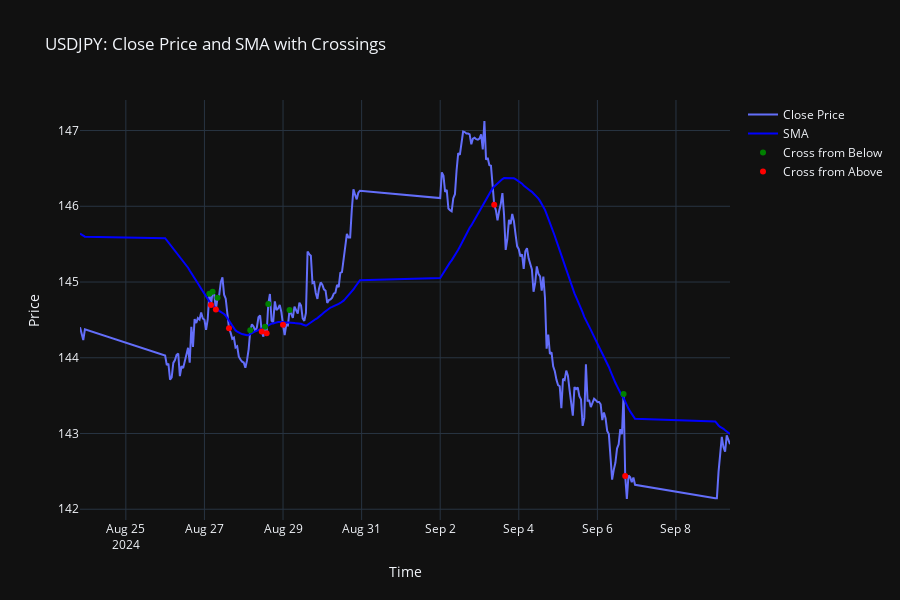
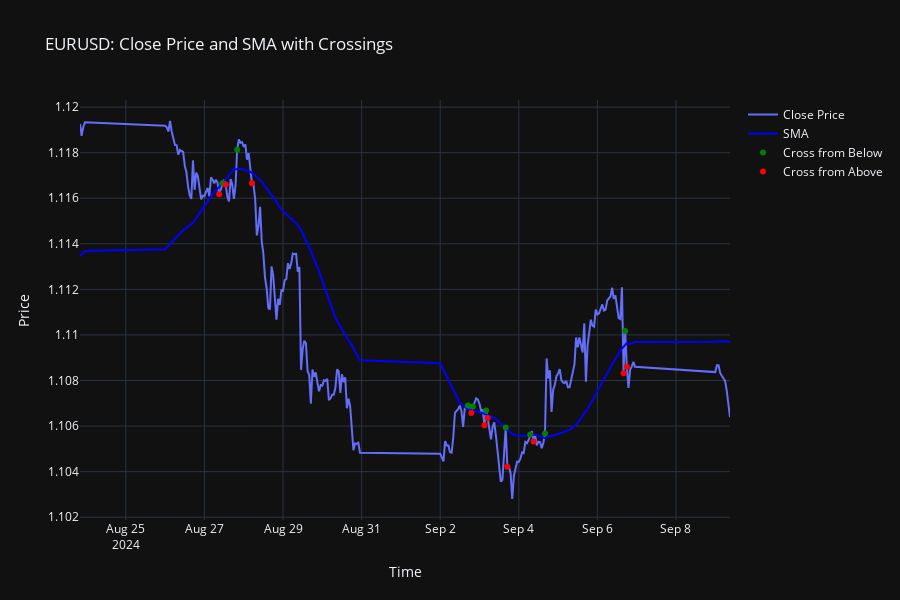
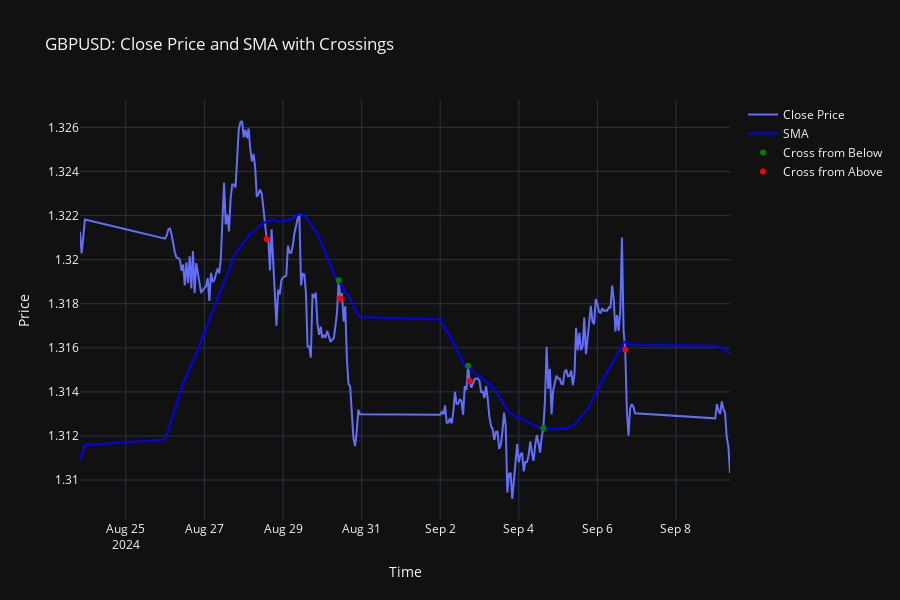
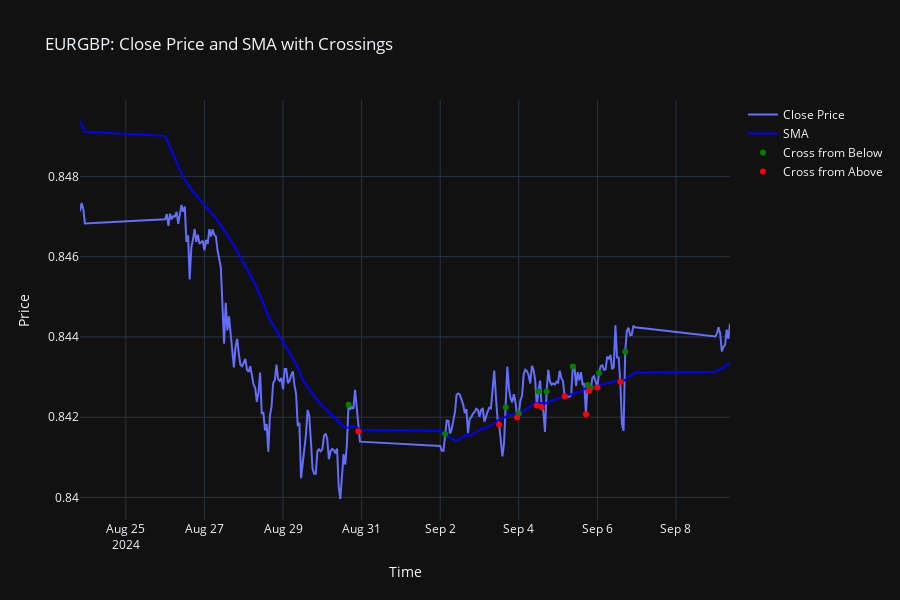

Notebook cell for these charts, in order:
### Code cell
for symbol, df in mtd.data.items():
    # Create lists to store the crossover points
    cross_from_below = []  # To store green dots (close crossing SMA from below)
    cross_from_above = []  # To store red dots (close crossing SMA from above)
    
    # Loop through the dataframe row by row to detect crossings
    for index in range(1, len(df)):
        prev_close_price = df.iloc[index - 1]['close']
        prev_sma = df.iloc[index - 1][f'sma-{TRIGGER_SMA_PERIOD}']
        close_price = df.iloc[index]['close']
        sma = df.iloc[index][f'sma-{TRIGGER_SMA_PERIOD}']

        # Detect crossings from below
        if prev_close_price < prev_sma and close_price > sma:
            cross_from_below.append((df.iloc[index]['time'], close_price))
        
        # Detect crossings from above
        elif prev_close_price > prev_sma and close_price < sma:
            cross_from_above.append((df.iloc[index]['time'], close_price))
    
    # Plotting the lines for close price and SMA
    fig = go.Figure()

    # Add the close price line
    fig.add_trace(
        go.Scatter(x=df['time'], y=df['close'], mode='lines', name='Close Price')
    )
    
    # Add the SMA line
    fig.add_trace(
        go.Scatter(x=df['time'], y=df[f'sma-{TRIGGER_SMA_PERIOD}'], mode='lines', name='SMA', line_color='blue')
    )
    
    # Add green dots where the close price crosses the SMA from below
    if cross_from_below:
        fig.add_trace(
            go.Scatter(
                x=[x[0] for x in cross_from_below], 
                y=[x[1] for x in cross_from_below],
                mode='markers', 
                marker=dict(color='green', size=6), 
                name='Cross from Below'
            )
        )
    
    # Add red dots where the close price crosses the SMA from above
    if cross_from_above:
        fig.add_trace(
            go.Scatter(
                x=[x[0] for x in cross_from_above], 
                y=[x[1] for x in cross_from_above],
                mode='markers', 
                marker=dict(color='red', size=6), 
                name='Cross from Above'
            )
        )
    
    # Update layout
    fig.update_layout(
        title=f'{symbol}: Close Price and SMA with Crossings',
        template="plotly_dark",
        xaxis_title="Time",
        yaxis_title="Price",
        height=600
    )
    
    fig.show()

### Figure 1 — Plotly figure (JSON) as saved in the notebook; plotly's stock layout.template omitted (floating-point values rounded to 4 significant figures; data arrays with more than 128 entries replaced by an {"elided": "..."} marker saying what was removed)
{"data": [{"mode": "lines", "name": "Close Price", "type": "scatter", "x": {"elided": "254 str values"}, "y": {"elided": "254 float values"}}, {"line": {"color": "blue"}, "mode": "lines", "name": "SMA", "type": "scatter", "x": {"elided": "254 str values"}, "y": {"elided": "254 float values"}}, {"marker": {"color": "green", "size": 6}, "mode": "markers", "name": "Cross from Below", "type": "scatter", "x": ["2024-08-27T03:00:00", "2024-08-27T05:00:00", "2024-08-27T08:00:00", "2024-08-28T04:00:00", "2024-08-28T13:00:00", "2024-08-28T15:00:00", "2024-08-29T04:00:00", "2024-09-06T16:00:00"], "y": [144.8, 144.9, 144.8, 144.4, 144.4, 144.7, 144.6, 143.5]}, {"marker": {"color": "red", "size": 6}, "mode": "markers", "name": "Cross from Above", "type": "scatter", "x": ["2024-08-27T04:00:00", "2024-08-27T07:00:00", "2024-08-27T15:00:00", "2024-08-28T11:00:00", "2024-08-28T14:00:00", "2024-08-29T00:00:00", "2024-09-03T09:00:00", "2024-09-06T17:00:00"], "y": [144.7, 144.6, 144.4, 144.3, 144.3, 144.4, 146.0, 142.4]}], "layout": {"height": 600, "title": {"text": "USDJPY: Close Price and SMA with Crossings"}, "xaxis": {"title": {"text": "Time"}}, "yaxis": {"title": {"text": "Price"}}}}

### Figure 2 — Plotly figure (JSON) as saved in the notebook; plotly's stock layout.template omitted (floating-point values rounded to 4 significant figures; data arrays with more than 128 entries replaced by an {"elided": "..."} marker saying what was removed)
{"data": [{"mode": "lines", "name": "Close Price", "type": "scatter", "x": {"elided": "254 str values"}, "y": {"elided": "254 float values"}}, {"line": {"color": "blue"}, "mode": "lines", "name": "SMA", "type": "scatter", "x": {"elided": "254 str values"}, "y": {"elided": "254 float values"}}, {"marker": {"color": "green", "size": 6}, "mode": "markers", "name": "Cross from Below", "type": "scatter", "x": ["2024-08-27T11:00:00", "2024-08-27T20:00:00", "2024-09-02T17:00:00", "2024-09-02T20:00:00", "2024-09-03T04:00:00", "2024-09-03T16:00:00", "2024-09-04T07:00:00", "2024-09-04T16:00:00", "2024-09-06T17:00:00"], "y": [1.117, 1.118, 1.107, 1.107, 1.107, 1.106, 1.106, 1.106, 1.11]}, {"marker": {"color": "red", "size": 6}, "mode": "markers", "name": "Cross from Above", "type": "scatter", "x": ["2024-08-27T09:00:00", "2024-08-27T13:00:00", "2024-08-28T05:00:00", "2024-09-02T19:00:00", "2024-09-03T03:00:00", "2024-09-03T05:00:00", "2024-09-03T17:00:00", "2024-09-04T09:00:00", "2024-09-06T16:00:00", "2024-09-06T18:00:00"], "y": [1.116, 1.117, 1.117, 1.107, 1.106, 1.106, 1.104, 1.105, 1.108, 1.109]}], "layout": {"height": 600, "title": {"text": "EURUSD: Close Price and SMA with Crossings"}, "xaxis": {"title": {"text": "Time"}}, "yaxis": {"title": {"text": "Price"}}}}

### Figure 3 — Plotly figure (JSON) as saved in the notebook; plotly's stock layout.template omitted (floating-point values rounded to 4 significant figures; data arrays with more than 128 entries replaced by an {"elided": "..."} marker saying what was removed)
{"data": [{"mode": "lines", "name": "Close Price", "type": "scatter", "x": {"elided": "254 str values"}, "y": {"elided": "254 float values"}}, {"line": {"color": "blue"}, "mode": "lines", "name": "SMA", "type": "scatter", "x": {"elided": "254 str values"}, "y": {"elided": "254 float values"}}, {"marker": {"color": "green", "size": 6}, "mode": "markers", "name": "Cross from Below", "type": "scatter", "x": ["2024-08-30T10:00:00", "2024-09-02T17:00:00", "2024-09-04T15:00:00"], "y": [1.319, 1.315, 1.312]}, {"marker": {"color": "red", "size": 6}, "mode": "markers", "name": "Cross from Above", "type": "scatter", "x": ["2024-08-28T14:00:00", "2024-08-30T11:00:00", "2024-09-02T18:00:00", "2024-09-06T17:00:00"], "y": [1.321, 1.318, 1.314, 1.316]}], "layout": {"height": 600, "title": {"text": "GBPUSD: Close Price and SMA with Crossings"}, "xaxis": {"title": {"text": "Time"}}, "yaxis": {"title": {"text": "Price"}}}}

### Figure 4 — Plotly figure (JSON) as saved in the notebook; plotly's stock layout.template omitted (floating-point values rounded to 4 significant figures; data arrays with more than 128 entries replaced by an {"elided": "..."} marker saying what was removed)
{"data": [{"mode": "lines", "name": "Close Price", "type": "scatter", "x": {"elided": "254 str values"}, "y": {"elided": "254 float values"}}, {"line": {"color": "blue"}, "mode": "lines", "name": "SMA", "type": "scatter", "x": {"elided": "254 str values"}, "y": {"elided": "254 float values"}}, {"marker": {"color": "green", "size": 6}, "mode": "markers", "name": "Cross from Below", "type": "scatter", "x": ["2024-08-30T16:00:00", "2024-09-02T03:00:00", "2024-09-03T16:00:00", "2024-09-04T00:00:00", "2024-09-04T12:00:00", "2024-09-04T17:00:00", "2024-09-05T09:00:00", "2024-09-05T18:00:00", "2024-09-05T20:00:00", "2024-09-06T01:00:00", "2024-09-06T17:00:00"], "y": [0.8423, 0.8416, 0.8423, 0.8421, 0.8426, 0.8426, 0.8433, 0.8428, 0.8427, 0.8431, 0.8436]}, {"marker": {"color": "red", "size": 6}, "mode": "markers", "name": "Cross from Above", "type": "scatter", "x": ["2024-08-30T22:00:00", "2024-09-03T12:00:00", "2024-09-03T23:00:00", "2024-09-04T11:00:00", "2024-09-04T14:00:00", "2024-09-05T04:00:00", "2024-09-05T17:00:00", "2024-09-05T19:00:00", "2024-09-06T00:00:00", "2024-09-06T14:00:00"], "y": [0.8417, 0.8418, 0.842, 0.8423, 0.8423, 0.8425, 0.8421, 0.8427, 0.8427, 0.8429]}], "layout": {"height": 600, "title": {"text": "EURGBP: Close Price and SMA with Crossings"}, "xaxis": {"title": {"text": "Time"}}, "yaxis": {"title": {"text": "Price"}}}}
